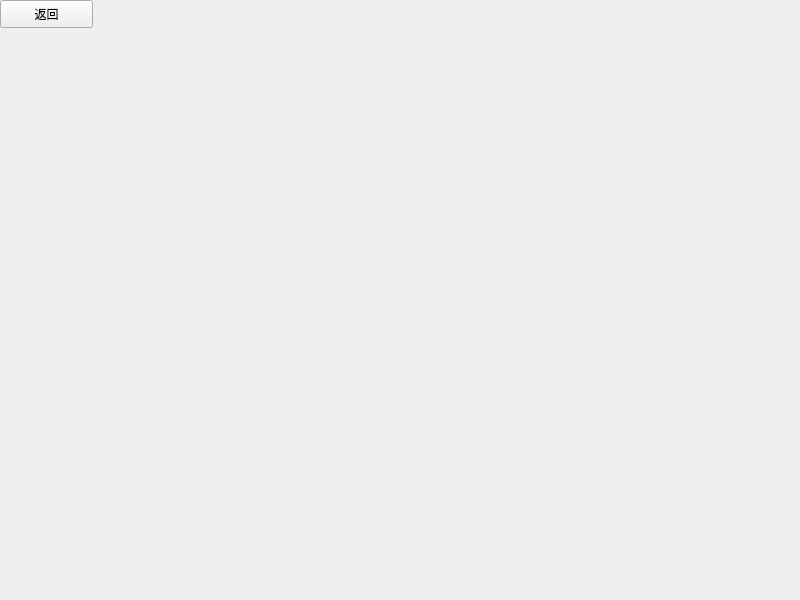
<?xml version="1.0" encoding="UTF-8"?>
<ui version="4.0">
 <class>BattleScene</class>
 <widget class="QWidget" name="BattleScene">
  <property name="geometry">
   <rect>
    <x>0</x>
    <y>0</y>
    <width>800</width>
    <height>600</height>
   </rect>
  </property>
  <property name="windowTitle">
   <string>Form</string>
  </property>
  <widget class="QPushButton" name="pushButton">
   <property name="geometry">
    <rect>
     <x>0</x>
     <y>0</y>
     <width>93</width>
     <height>28</height>
    </rect>
   </property>
   <property name="text">
    <string>返回</string>
   </property>
  </widget>
 </widget>
 <resources/>
 <connections/>
</ui>
